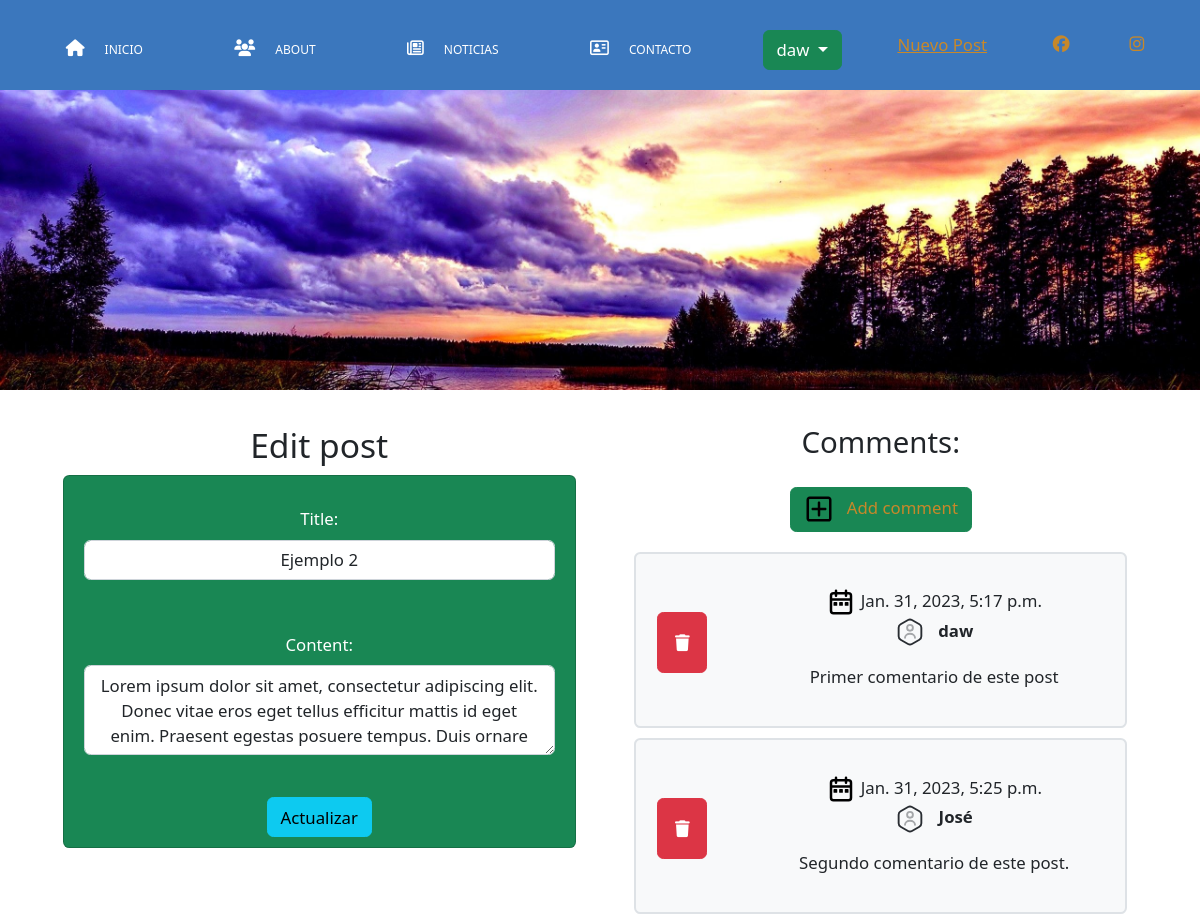
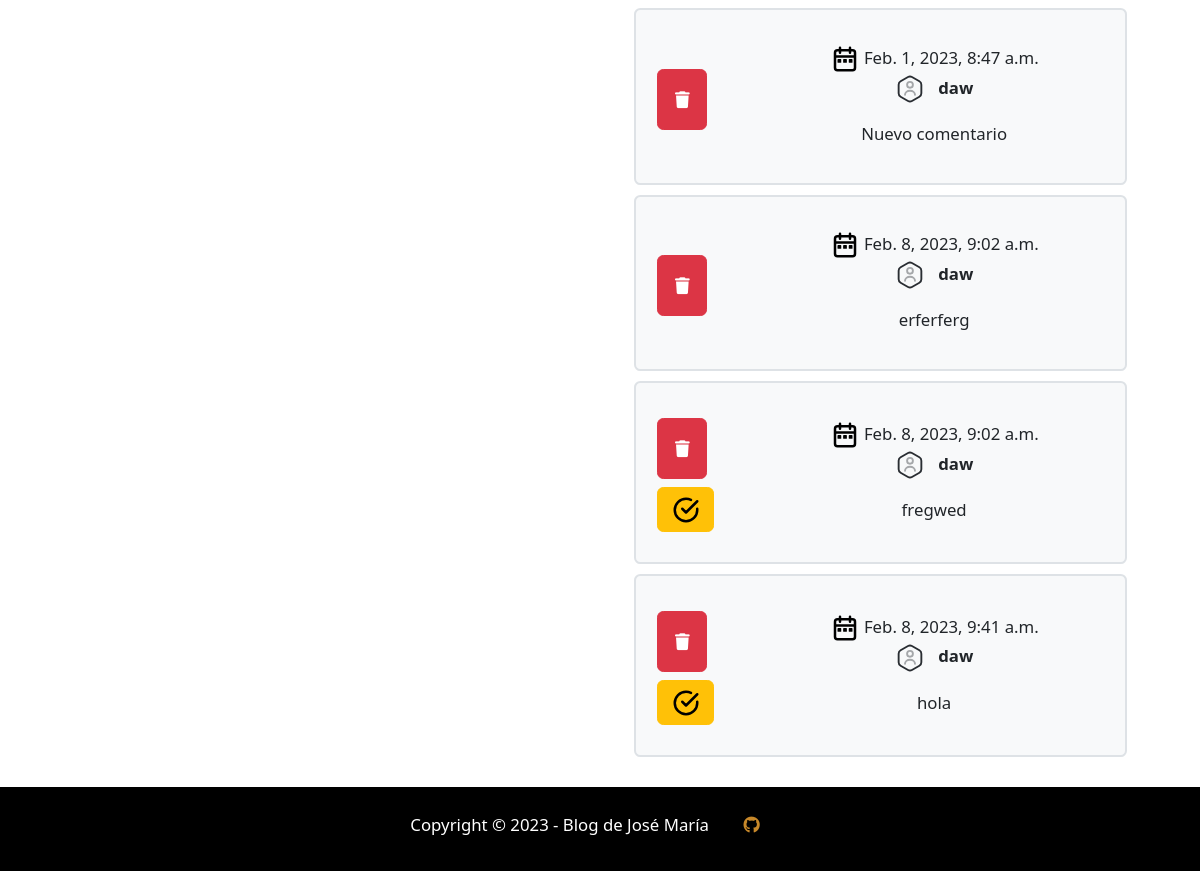
Page /post/6/edit/ (signed in) on the earlier database version (2 pictures, top to bottom).
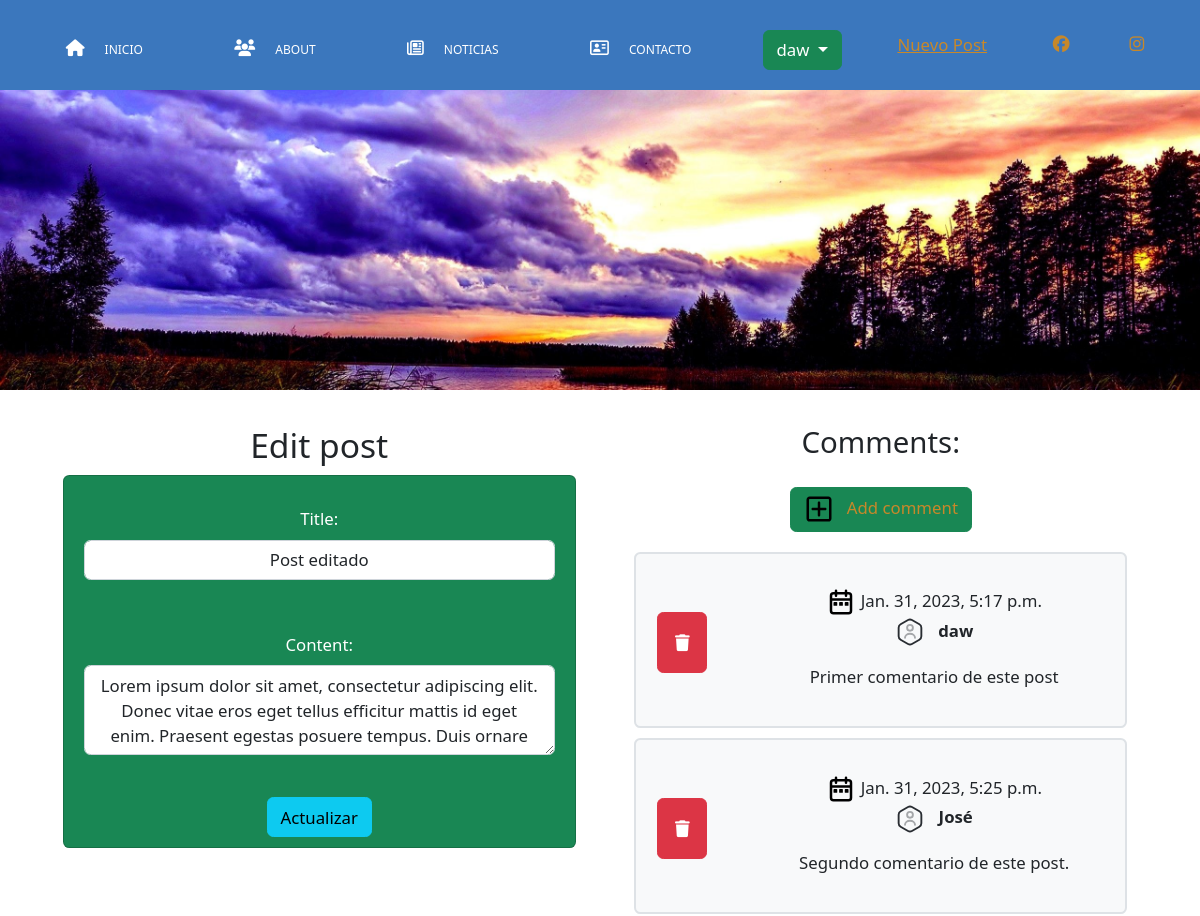
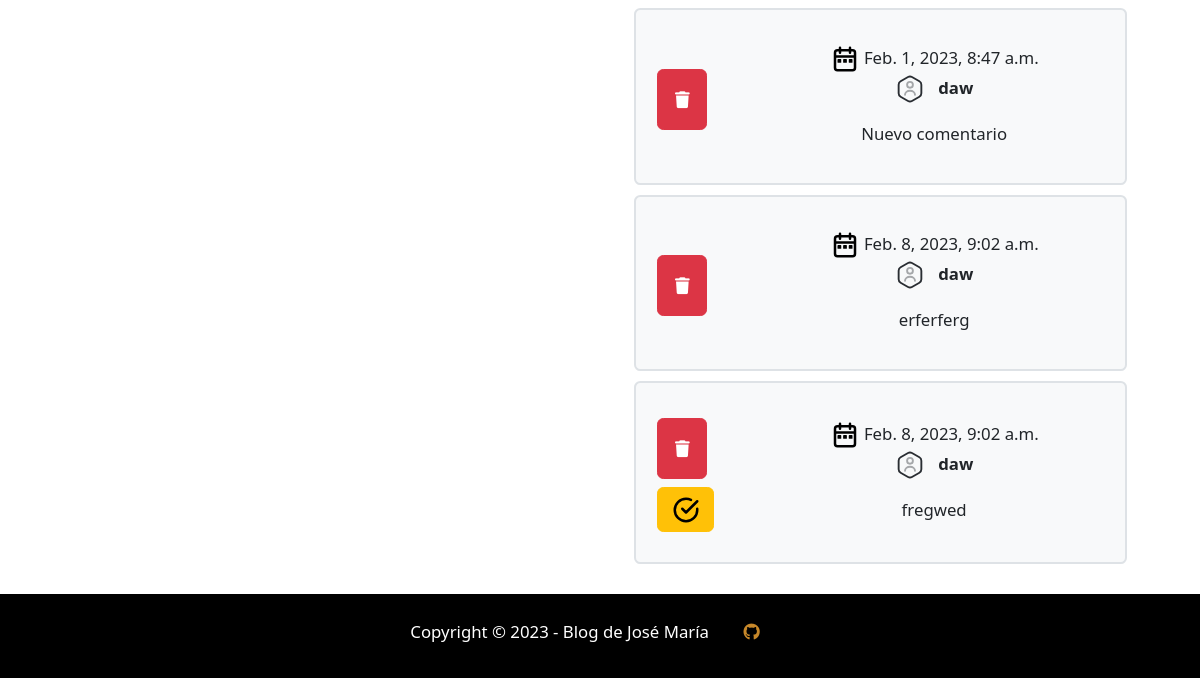
Same page on the later database version (2 pictures, top to bottom).
### blog/models.py (models this page shows, shortened)
class Post(models.Model):
    author = models.ForeignKey(settings.AUTH_USER_MODEL, on_delete=models.CASCADE)
    title = models.CharField(max_length=200)
    text = models.TextField()
    created_date = models.DateTimeField(default=timezone.now)
    published_date = models.DateTimeField(blank=True, null=True)
    likes = models.BigIntegerField(default=0)

class Comment(models.Model):
    post = models.ForeignKey('blog.Post', on_delete=models.CASCADE, related_name='comments')
    author = models.CharField(max_length=200)
    text = models.TextField()
    created_date = models.DateTimeField(default=timezone.now)
    approved_comment = models.BooleanField(default=False)

### blog/views.py (the view)
# urls.py: path('post/<int:pk>/edit/', views.post_edit, name='post_edit'),
@login_required
def post_edit(request, pk):
    post = get_object_or_404(Post, pk=pk)
    if request.method == "POST":
        form = PostForm(request.POST, instance=post)
        if form.is_valid():
            post = form.save(commit=False)
            post.author = request.user
            post.published_date = timezone.now()
            post.save()
            return redirect('post_detail', pk=post.pk)
    else:
        form = PostForm(request.POST, instance=post)
    return render(request, 'blog/post_edit.html', {'form': form, 'post':post})

### blog/forms.py
class PostForm(forms.ModelForm):
    class Meta:
        model = Post
        fields = ('title', 'text',)

### blog/templates/blog/post_edit.html (shortened to what this page needs)
{% extends 'blog/base.html' %}
{% load static %}
{% block content %}
<div class="row justify-content-center g-2">
  <div class="col">
    <h2 class="mt-4">Edit post</h2>
      <div class="card text-white bg-success">
        <form method="POST" class="post-form">{% csrf_token %}
          <div class="mb-3">
            <label for="title" class="form-label">Title:</label>
            <input type="text"
              class="form-control" name="title" id="id_title"aria-describedby="helpId" required placeholder="" value="{{ post.title }}">
          </div>
          <div class="mb-3">
              <label for="text" class="form-label">Content:</label>
              <textarea class="form-control" name="text" id="id_text" required rows="3">{{ post.text }}</textarea>
          </div>
          <button type="submit" class="btn btn-info">Actualizar</button>
        </form>
      </div>
  </div>
  <div class="col">
      <div data-gb-custom-block data-tag="for">
        <p class="h3 mt-4 mb-3">Comments:</p>
        <a class="btn btn-success" href="{% url 'add_comment_to_post' pk=post.pk %}"><img src="{% static 'img/plus.svg' %}" class="icon"> &nbsp; Add comment</a>
        {% for comment in post.comments.all %}
            {% if user.is_authenticated or comment.approved_comment %}
            <div class="card bg-light border border-2">
              <div class="row justify-content-evenly align-items-center pt-4">
                <div class="col col-2">
                  <div class="comment-actions">
                    <a class="btn btn-danger m-0 p-3" href="{% url 'comment_remove' pk=comment.pk %}"><i style="padding: 0px; margin: 0px;" class="fa-solid fa-trash"></i></a>
                    {% if not comment.approved_comment %}
                      <a class="btn btn-warning m-0 mt-2" href="{% url 'comment_approve' pk=comment.pk %}"><img src="{% static 'img/check.svg' %}" class="icon"></a>
                    {% endif %}
                  </div>
                </div>
                <div class="col col-9 p-0">
                  <div class="card-body m-0 pt-2 pb-0 g-2">
                    <img src="{% static 'img/date.svg' %}" class="icon"> {{ comment.created_date }}
                    <p><strong><img src="{% static 'img/user.svg' %}" class="icon"> &nbsp; {{ comment.author }}</strong></p>
                    <p>{{ comment.text }}</p>
                  </div>
                </div>
            </div>
          </div>
            {% endif %}
        {% empty %}
            <p>No comments here yet :(</p>
        {% endfor %}
    </div>
  </div>
</div>
{% endblock %}

Differences in the rows shown:
removed Comment: approved_comment False (drawn), created_date "Feb. 8, 2023, 9:41 a.m.", author "daw", text "hola"
changed Post: title "Ejemplo 2" → "Post editado"
